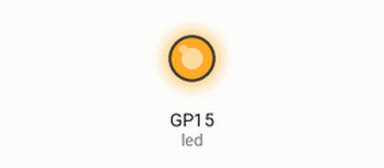
Simulated run of this program. Board: Raspberry Pi Pico running MicroPython. Shown: output pins drawn as LEDs (lit = HIGH). At 1.0 s the program stops and its outputs stay as they are.

Above: at 0.1 s.
At 1.1 s:
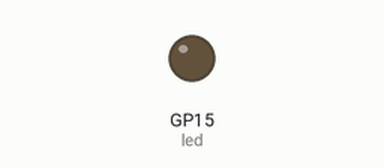
Timing chart, 0 to 2.5 s (numbered marks = the images above):
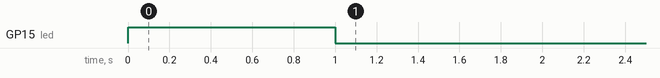

The program:

1_led.py
```python
# https://picozero.readthedocs.io/en/latest/recipes.html#leds

# load the 'LED' and 'sleep' function
from picozero import LED
from time import sleep

# setup pin 15 as a LED
led = LED(15)

# turn LED on
led.on()

# wait for 1 second
sleep(1)

# turn LED off
led.off()
```

Measured:
- by itself, GP15 (led): LOW → HIGH at 0.00 s, → LOW 1.0 s later
